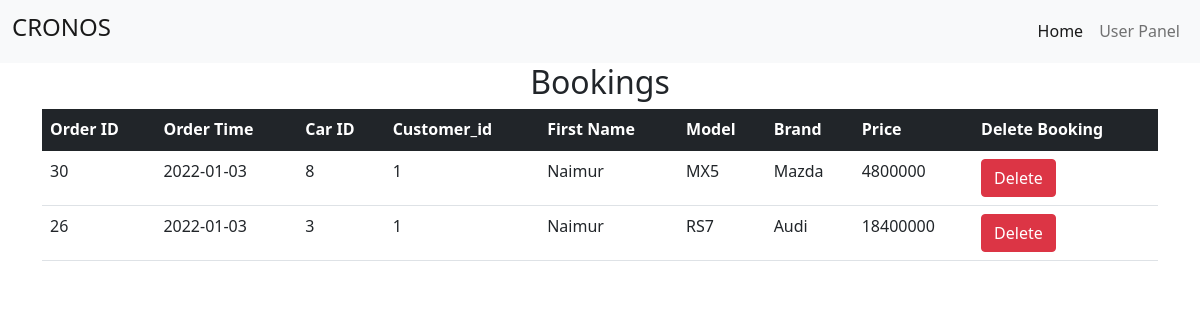
The app's page /userBooking.php (signed in) with its own data.
### tables this page shows
CREATE TABLE `booking` (
  `order_id` int(11) NOT NULL,
  `order_time` date NOT NULL DEFAULT current_timestamp(),
  `customer_id` int(11) NOT NULL,
  `car_id` int(11) NOT NULL
);

CREATE TABLE `car` (
  `car_status` varchar(10) NOT NULL DEFAULT 'not-booked',
  `chassis_no` int(11) NOT NULL,
  `car_id` int(11) NOT NULL,
  `model` varchar(30) NOT NULL,
  `brand` varchar(30) NOT NULL,
  `year_of_release` date DEFAULT NULL,
  `price` int(11) NOT NULL,
  `picture` varchar(1000) NOT NULL DEFAULT 'https://img.lovepik.com/free-png/20210926/lovepik-car-icon-png-image_401486754_wh1200.png'
);

CREATE TABLE `customer` (
  `customer_id` int(11) NOT NULL,
  `first_name` varchar(20) NOT NULL,
  `last_name` varchar(20) NOT NULL,
  `city` varchar(20) NOT NULL,
  `address` varchar(100) NOT NULL,
  `phone_number` varchar(11) NOT NULL,
  `email` varchar(50) NOT NULL,
  `password` varchar(30) NOT NULL
);

### userBooking.php (the view, shortened to what this page needs)
<!DOCTYPE html>
<html lang="en">
<head>
    <link href="https://cdn.jsdelivr.net/npm/bootstrap@5.1.3/dist/css/bootstrap.min.css" rel="stylesheet" />
    <link rel="stylesheet" href="style.css" />
    <link rel="stylesheet" href="fontawesome-free-5.15.4-web/fontawesome-free-5.15.4-web/css/all.css" />
</head>
<body>
    <navbar>
        <nav class="navbar navbar-expand-lg navbar-light bg-light">
            <div class="container-fluid">
                <a class="navbar-brand" href="index.php">
                    <h4>CRONOS</h4>
                </a>
                <div class="collapse navbar-collapse" id="navbarNav">
                    <ul class="navbar-nav ms-auto">
                        <li class="nav-item">
                            <a class="nav-link active" aria-current="page" href="index.php">Home</a>
                        </li>
                        <li class="nav-item">
                            <a class="nav-link" href="userPanel.php">User Panel</a>
                        </li>
                    </ul>
                </div>
            </div>
        </nav>
    </navbar>
    <?php
    $cusID = $_SESSION['cusID'];
    ?>
    <main class="container">
        <div class="text-center">
            <h2>Bookings</h2>
        </div>
        <div>
            <table class="table">
                <thead class="table-dark">
                    <tr>
                        <th scope="col">Order ID</th>
                        <th scope="col">Order Time</th>
                        <th scope="col">Car ID</th>
                        <th scope="col">Customer_id</th>
                        <th scope="col">First Name</th>
                        <th scope="col">Model</th>
                        <th scope="col">Brand</th>
                        <th scope="col">Price</th>
                        <th scope="col">Delete Booking</th>
                    </tr>
                </thead>
                <tbody>
                    <?php
                    require_once("dbConnect.php");
                    $sql = "SELECT order_id, order_time, car.car_id, customer.customer_id, customer.first_name ,car.model, car.brand, car.price FROM booking
                    INNER JOIN customer on customer.customer_id = booking.customer_id
                    INNER JOIN car on car.car_id = booking.car_id WHERE booking.customer_id='$cusID' ORDER BY order_id DESC;";
                    $result = mysqli_query($conn, $sql);
                    if (mysqli_num_rows($result) > 0) {
                        while ($row = mysqli_fetch_array($result)) {
                    ?>
                            <tr>
                                <td><?php echo $row[0]; ?></td>
                                <td><?php echo $row[1]; ?></td>
                                <td><?php echo $row[2] ?> </td>
                                <td><?php echo $row[3] ?></td>
                                <td><?php echo $row[4] ?> </td>
                                <td><?php echo $row[5] ?></td>
                                <td><?php echo $row[6] ?> </td>
                                <td><?php echo $row[7] ?> </td>
                                <td><button class="btn btn-danger"><a href="deleteBookingFromUserEnd.php
                                ?bookingID=<?php echo $row[0]; ?> & carID=<?php echo $row[2]; ?>">Delete</a></button></button></td>
                            </tr>
                    <?php
                        }
                    }
                    ?>
                </tbody>
            </table>

### style.css (style rules this page uses)
.container { height: 100%; }
.btn-anchor, a { text-decoration: none; color: white; }

### records on screen
booking: order_id "30", order_time "2022-01-03", car.car_id "8", customer.customer_id "1", customer.first_name "Naimur", car.model "MX5", car.brand "Mazda", car.price "4800000"
booking: order_id "26", order_time "2022-01-03", car.car_id "3", customer.customer_id "1", customer.first_name "Naimur", car.model "RS7", car.brand "Audi", car.price "18400000"
